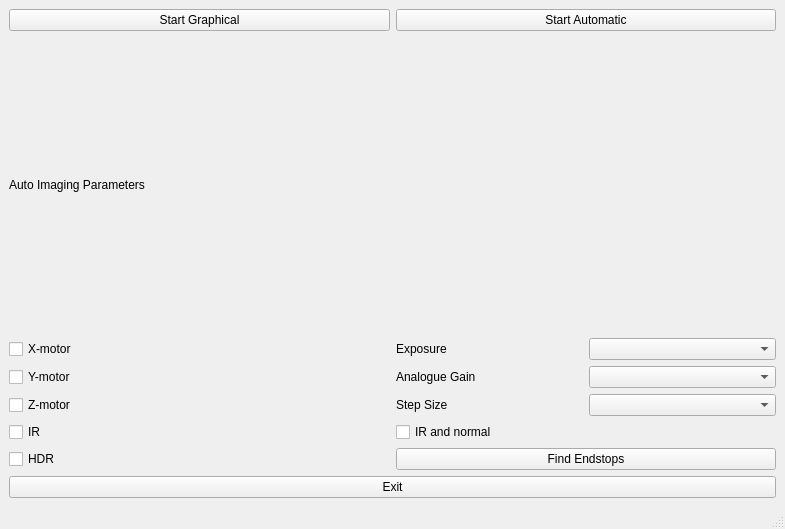
<?xml version="1.0" encoding="UTF-8"?>
<ui version="4.0">
 <class>MainWindow</class>
 <widget class="QMainWindow" name="MainWindow">
  <property name="geometry">
   <rect>
    <x>0</x>
    <y>0</y>
    <width>785</width>
    <height>529</height>
   </rect>
  </property>
  <property name="windowTitle">
   <string>MainWindow</string>
  </property>
  <widget class="QWidget" name="centralwidget">
   <layout class="QGridLayout" name="gridLayout_2">
    <item row="1" column="0">
     <widget class="QLabel" name="label">
      <property name="text">
       <string>Auto Imaging Parameters</string>
      </property>
     </widget>
    </item>
    <item row="0" column="0">
     <layout class="QGridLayout" name="gridLayout">
      <item row="4" column="0">
       <layout class="QHBoxLayout" name="horizontalLayout">
        <item>
         <widget class="QPushButton" name="button_dslr">
          <property name="text">
           <string>Start Graphical</string>
          </property>
         </widget>
        </item>
        <item>
         <widget class="QPushButton" name="button_auto">
          <property name="text">
           <string>Start Automatic</string>
          </property>
         </widget>
        </item>
       </layout>
      </item>
     </layout>
    </item>
    <item row="2" column="0">
     <layout class="QGridLayout" name="gridLayout_3">
      <item row="3" column="0">
       <widget class="QCheckBox" name="checkbox_IR">
        <property name="text">
         <string>IR</string>
        </property>
       </widget>
      </item>
      <item row="1" column="1">
       <layout class="QHBoxLayout" name="horizontalLayout_4">
        <item>
         <widget class="QLabel" name="gain_label">
          <property name="text">
           <string>Analogue Gain</string>
          </property>
         </widget>
        </item>
        <item>
         <widget class="QComboBox" name="combobox_gain"/>
        </item>
       </layout>
      </item>
      <item row="2" column="1">
       <layout class="QHBoxLayout" name="horizontalLayout_5">
        <item>
         <widget class="QLabel" name="step_label">
          <property name="text">
           <string>Step Size</string>
          </property>
         </widget>
        </item>
        <item>
         <widget class="QComboBox" name="combobox_step"/>
        </item>
       </layout>
      </item>
      <item row="0" column="0">
       <widget class="QCheckBox" name="checkbox_x">
        <property name="text">
         <string>X-motor</string>
        </property>
       </widget>
      </item>
      <item row="1" column="0">
       <widget class="QCheckBox" name="checkbox_y">
        <property name="text">
         <string>Y-motor</string>
        </property>
       </widget>
      </item>
      <item row="2" column="0">
       <widget class="QCheckBox" name="checkbox_z">
        <property name="text">
         <string>Z-motor</string>
        </property>
       </widget>
      </item>
      <item row="0" column="1">
       <layout class="QHBoxLayout" name="horizontalLayout_3">
        <item>
         <widget class="QLabel" name="exp_label">
          <property name="text">
           <string>Exposure</string>
          </property>
         </widget>
        </item>
        <item>
         <widget class="QComboBox" name="combobox_exp"/>
        </item>
       </layout>
      </item>
      <item row="4" column="0">
       <widget class="QCheckBox" name="checkbox_HDR">
        <property name="text">
         <string>HDR</string>
        </property>
       </widget>
      </item>
      <item row="3" column="1">
       <widget class="QCheckBox" name="checkbox_IR_an_normal">
        <property name="text">
         <string>IR and normal</string>
        </property>
       </widget>
      </item>
      <item row="4" column="1">
       <widget class="QPushButton" name="pushbutton_find_endstops">
        <property name="text">
         <string>Find Endstops</string>
        </property>
       </widget>
      </item>
     </layout>
    </item>
    <item row="3" column="0">
     <widget class="QPushButton" name="pushbutton_exit">
      <property name="text">
       <string>Exit</string>
      </property>
     </widget>
    </item>
   </layout>
  </widget>
  <widget class="QMenuBar" name="menubar">
   <property name="geometry">
    <rect>
     <x>0</x>
     <y>0</y>
     <width>785</width>
     <height>22</height>
    </rect>
   </property>
  </widget>
  <widget class="QStatusBar" name="statusbar"/>
 </widget>
 <resources/>
 <connections/>
</ui>
